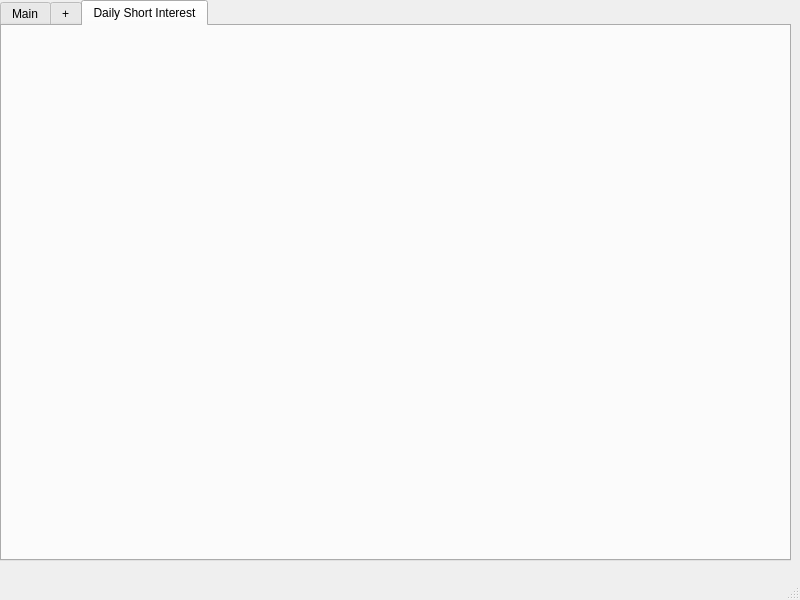
<?xml version="1.0" encoding="UTF-8"?>
<ui version="4.0">
 <class>MainWindow</class>
 <widget class="QMainWindow" name="MainWindow">
  <property name="geometry">
   <rect>
    <x>0</x>
    <y>0</y>
    <width>800</width>
    <height>600</height>
   </rect>
  </property>
  <property name="windowTitle">
   <string>MainWindow</string>
  </property>
  <widget class="QWidget" name="centralwidget">
   <widget class="QTabWidget" name="tabWidget">
    <property name="geometry">
     <rect>
      <x>0</x>
      <y>0</y>
      <width>791</width>
      <height>561</height>
     </rect>
    </property>
    <property name="currentIndex">
     <number>2</number>
    </property>
    <widget class="QWidget" name="main_tab">
     <attribute name="title">
      <string>Main</string>
     </attribute>
     <widget class="QLabel" name="main_title_label">
      <property name="geometry">
       <rect>
        <x>350</x>
        <y>230</y>
        <width>71</width>
        <height>41</height>
       </rect>
      </property>
      <property name="styleSheet">
       <string notr="true">background-color: rgb(255, 204, 167);</string>
      </property>
      <property name="text">
       <string>Stock Tools</string>
      </property>
      <property name="alignment">
       <set>Qt::AlignCenter</set>
      </property>
     </widget>
    </widget>
    <widget class="QWidget" name="add_tab">
     <attribute name="title">
      <string>+</string>
     </attribute>
    </widget>
    <widget class="QWidget" name="DailyShortInterest_tab">
     <attribute name="title">
      <string>Daily Short Interest</string>
     </attribute>
    </widget>
   </widget>
  </widget>
  <widget class="QMenuBar" name="menubar">
   <property name="geometry">
    <rect>
     <x>0</x>
     <y>0</y>
     <width>800</width>
     <height>18</height>
    </rect>
   </property>
  </widget>
  <widget class="QStatusBar" name="statusbar"/>
 </widget>
 <resources/>
 <connections/>
</ui>
